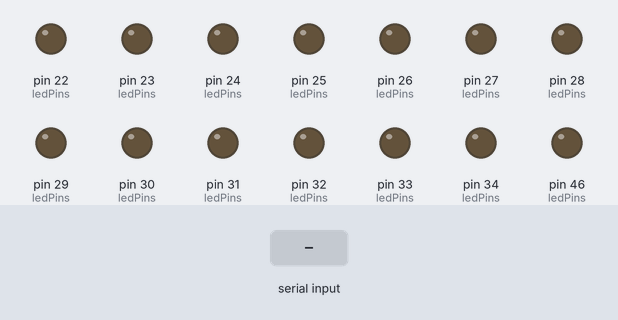
Recording of a sketch running on a simulated Arduino Mega 2560, built with avr-gcc and run on an emulated ATmega2560. On the bench: output pins drawn as LEDs (lit = HIGH). Inputs (shaded band) come from the test bench. What the sketch prints to the serial monitor is not drawn.

Above: at 1.2 s.
1.3 s: "90,45\n" received over Serial
At 2.7 s:
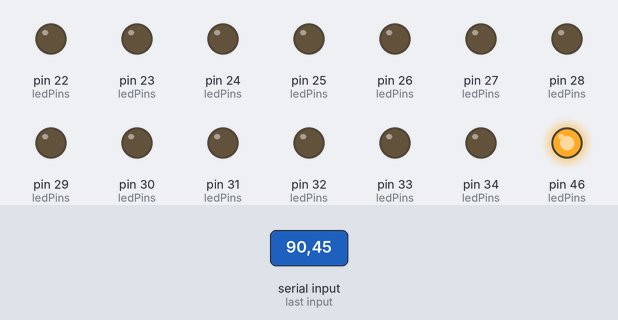
Timing chart, 0 to 4.3 s (numbered marks = the images above; inputs shaded):
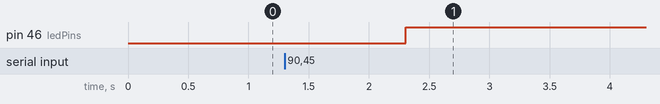

The sketch:

Red_Connect4.ino
```cpp
// Red_Connect4_Final.ino
const int rows = 5;
const int cols = 6;

// Grids
int redGrid[rows][cols]    = {0};
int yellowGrid[rows][cols] = {0};
bool occupied[rows][cols]  = {0};

// LED pin mapping (same on both boards)
int ledPins[rows][cols] = {
  {22, 23, 24, 25, 26, 27},  // Row 4 (Top)
  {28, 29, 30, 31, 32, 33},  // Row 3
  {34, 35, 36, 37, 38, 39},  // Row 2
  {40, 41, 42, 43, 44, 45},  // Row 1
  {46, 47, 48, 49, 50, 51}   // Row 0 (Bottom)
};

bool myTurn = true;  // Red goes first

// Check 4‑in‑a‑row in any direction
bool checkWin(int grid[rows][cols]) {
  // Horizontal
  for (int r = 0; r < rows; r++)
    for (int c = 0; c <= cols - 4; c++)
      if (grid[r][c] && grid[r][c+1] && grid[r][c+2] && grid[r][c+3])
        return true;
  // Vertical
  for (int r = 0; r <= rows - 4; r++)
    for (int c = 0; c < cols; c++)
      if (grid[r][c] && grid[r+1][c] && grid[r+2][c] && grid[r+3][c])
        return true;
  // Diagonal up‑right
  for (int r = 0; r <= rows - 4; r++)
    for (int c = 0; c <= cols - 4; c++)
      if (grid[r][c] && grid[r+1][c+1] && grid[r+2][c+2] && grid[r+3][c+3])
        return true;
  // Diagonal down‑right
  for (int r = 3; r < rows; r++)
    for (int c = 0; c <= cols - 4; c++)
      if (grid[r][c] && grid[r-1][c+1] && grid[r-2][c+2] && grid[r-3][c+3])
        return true;
  return false;
}

// Blink all of player’s LEDs 3× on win
void animateWin(int grid[rows][cols]) {
  for (int k = 0; k < 3; k++) {
    // OFF
    for (int r = 0; r < rows; r++)
      for (int c = 0; c < cols; c++)
        if (grid[r][c]) digitalWrite(ledPins[r][c], LOW);
    delay(300);
    // ON
    for (int r = 0; r < rows; r++)
      for (int c = 0; c < cols; c++)
        if (grid[r][c]) digitalWrite(ledPins[r][c], HIGH);
    delay(300);
  }
}

void setup() {
  Serial.begin(9600);
  Serial1.begin(9600);
  for (int r = 0; r < rows; r++)
    for (int c = 0; c < cols; c++)
      pinMode(ledPins[r][c], OUTPUT);
}

void loop() {
  // 1) Receive Yellow’s move over Serial1
  if (Serial1.available()) {
    int colY = Serial1.parseInt();
    if (colY >= 0 && colY < cols) {
      for (int r = 0; r < rows; r++) {
        int row = rows - 1 - r; // bottom-up
        if (!occupied[row][colY]) {
          occupied[row][colY] = true;
          yellowGrid[row][colY] = 1;
          myTurn = true;       // now Red’s turn
          break;
        }
      }
    }
  }

  // 2) Red’s turn via Serial Monitor
  if (myTurn && Serial.available()) {
    int colR = Serial.parseInt();
    if (colR >= 0 && colR < cols) {
      for (int r = 0; r < rows; r++) {
        int row = rows - 1 - r;
        if (!occupied[row][colR]) {
          occupied[row][colR] = true;
          redGrid[row][colR] = 1;
          digitalWrite(ledPins[row][colR], HIGH);
          Serial1.println(colR); // send to Yellow
          // Check Red win
          if (checkWin(redGrid)) {
            animateWin(redGrid);
            while (true); // halt
          }
          myTurn = false;  // hand over to Yellow
          break;
        }
      }
    } else {
      Serial.println("Invalid column (0–5)");
    }
  }
}
```

Measured:
- after the input at 1.3 s, pin 46 (ledPins): LOW → HIGH after 1.0 s
